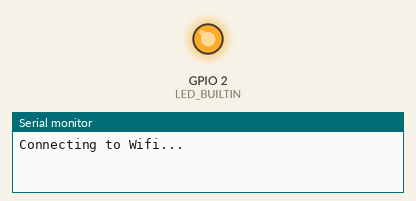
Simulated run of this sketch. Board: ESP8266 (NodeMCU). Shown: output pins drawn as LEDs (lit = HIGH, except the on-board LED, lit = LOW), the last lines printed to the serial monitor. WiFi joins after 1.5 s; servers stay silent unless stated.

Above: at 0.2 s.
At 2.05 s:
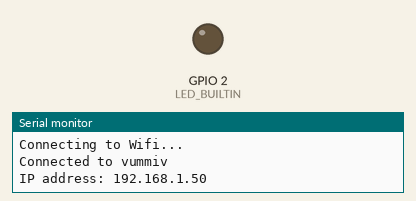
Timing chart, 0 to 7.8 s (numbered marks = the images above):
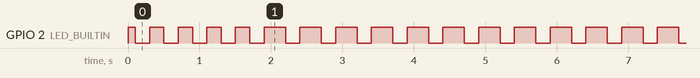

The sketch:

TCP_LED_LISTENER.ino
```cpp
// Phone control built in led.

#include <ESP8266WiFi.h>
// "vummiv"
// "David's iPhone"
// "projectwifi"

const char* ssid = "vummiv";
const char* password = "";
const int ledPin = 2;
WiFiServer server(1337);

void printWiFiStatus();

void setup() {
  Serial.begin(115200);
  WiFi.begin(ssid, password);

  // Configure GPIO2 as OUTPUT.
  pinMode(LED_BUILTIN, OUTPUT);
  digitalWrite(LED_BUILTIN, HIGH);  // Initialize LED HIGH = OFF

  // Start TCP server.
  server.begin();
}

void loop() {
  //
  delay(100);
  //
  if (WiFi.status() != WL_CONNECTED) {
    Serial.println("Connecting to Wifi...");

    while (WiFi.status() != WL_CONNECTED) {
      blinkLED();
    }
    // Print the new IP to Serial.
    printWiFiStatus();
  }


  WiFiClient client = server.available();
  if (client) {

    Serial.println("Client connected.");
    while (client.connected()) {

      if (client.available()) {

        char command = client.read();
        Serial.println(command);
        if (command == 'H') {
          digitalWrite(LED_BUILTIN, LOW);     // LED LOW IS ON
          Serial.println("Led is now on.");
          client.print(1);
        }
        else if (command == 'L') {
          digitalWrite(LED_BUILTIN, HIGH);    // LED HIGH IS OFF
          Serial.println("Led is now off.");
          client.print(0);
        }
      }
    }

    Serial.println("Client disconnected.");
    client.stop();
  }
  blinkLED();
}
void printWiFiStatus() {
  Serial.println("");
  Serial.print("Connected to ");
  Serial.println(ssid);
  Serial.print("IP address: ");
  Serial.println(WiFi.localIP());
}

void blinkLED() {
  digitalWrite(LED_BUILTIN, LOW);
  delay(200);
  digitalWrite(LED_BUILTIN, HIGH);
  delay(200);
}
```

Measured:
- by itself, GPIO 2 (LED_BUILTIN): goes 4 × (LOW 0.20 s, HIGH 0.20 s), 256 × (LOW 0.20 s, HIGH 0.30 s), LOW 0.20 s, then HIGH
- by itself, everything shown: repeats every 12.0 s, in 48 steps
